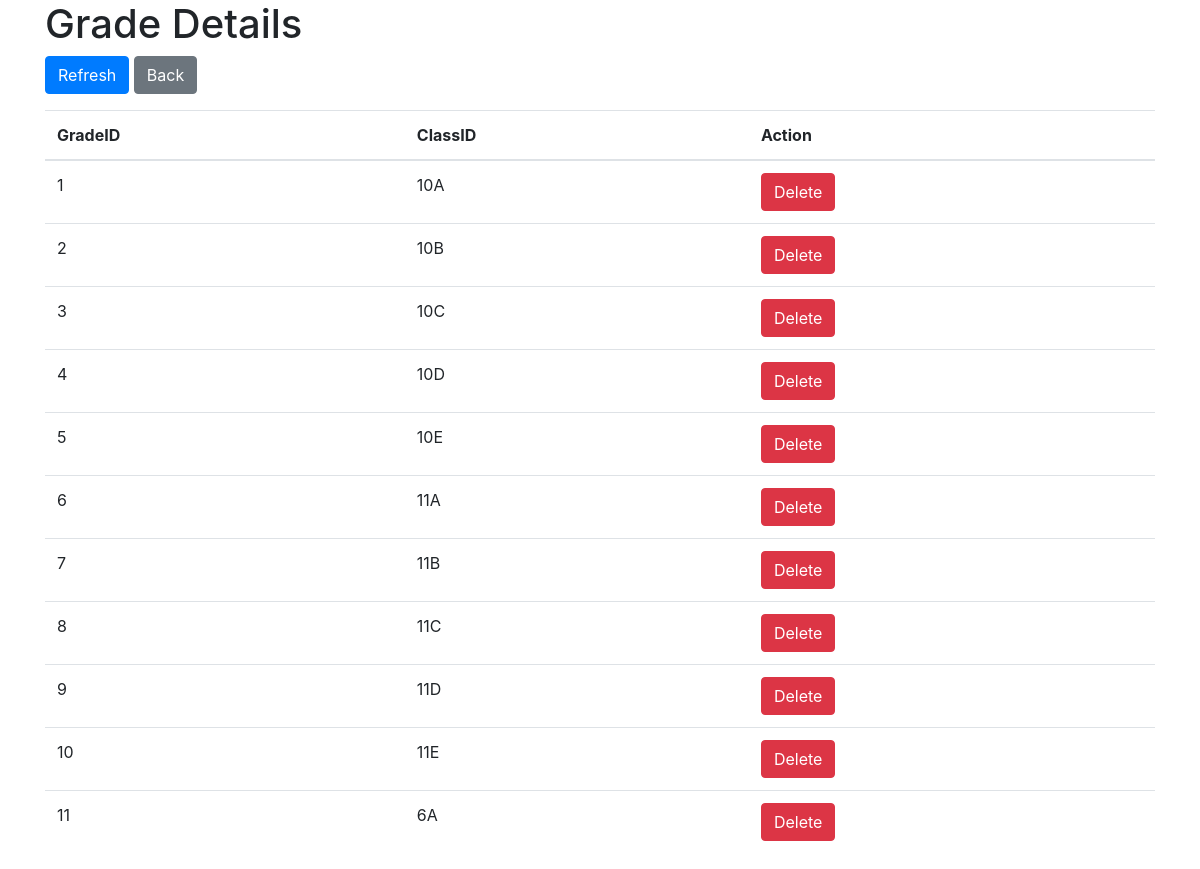
Page /ViewClass.php on the committed database.
### tables this page shows
CREATE TABLE IF NOT EXISTS `grade` (
  `GradeID` varchar(30) NOT NULL,
  `classID` varchar(30) NOT NULL,
  `TID` varchar(50) NOT NULL,
  `FullName` varchar(50) NOT NULL,
  PRIMARY KEY (`GradeID`)
);

### ViewClass.php (the view, shortened to what this page needs)
<?php
$servername = "localhost";
$username = "root";
$password = "";
$database = "studentmarksdisplaysystem";
$connection = new mysqli($servername, $username, $password, $database);
$query = "SELECT * FROM grade";
$result = $connection->query($query);
?>
<!DOCTYPE html>
<html lang="en">
<head>
    <link rel="stylesheet" href="https://stackpath.bootstrapcdn.com/bootstrap/4.5.2/css/bootstrap.min.css">
</head>
<body>
    <div class="container">
        <h1>Grade Details</h1>
         <div class="mb-3">
            <button class="btn btn-primary" onclick="location.reload()">Refresh</button>
            <a href="GradeDetails.php" class="btn btn-secondary">Back</a>
        </div>
        <table class="table">
            <thead>
                <tr>
                    <th>GradeID</th>
                    <th>ClassID</th>
                    <th>Action</th>
                </tr>
            </thead>
            <tbody>
                <?php
                if ($result->num_rows > 0) {
                    while ($row = $result->fetch_assoc()) {
                        echo "<tr>";
                        echo "<td>" . $row['GradeID'] . "</td>";
                        echo "<td>" . $row['classID'] . "</td>";
                        echo "<td>";
                        echo "<form method='post' action=''>";
                        echo "<button type='submit' name='delete' class='btn btn-danger'>Delete</button>";
                        echo "</form>";
                        echo "</td>";
                        echo "</tr>";
                    }
                } else {
                    echo "<tr><td colspan='3'>No grades found</td></tr>";
                }
                ?>
            </tbody>
        </table>
    </div>
</body>
</html>

### rows in the picture
grade: GradeID "1", classID "10A"
grade: GradeID "2", classID "10B"
grade: GradeID "3", classID "10C"
grade: GradeID "4", classID "10D"
grade: GradeID "5", classID "10E"
grade: GradeID "6", classID "11A"
grade: GradeID "7", classID "11B"
grade: GradeID "8", classID "11C"
grade: GradeID "9", classID "11D"
grade: GradeID "10", classID "11E"
grade: GradeID "11", classID "6A"
